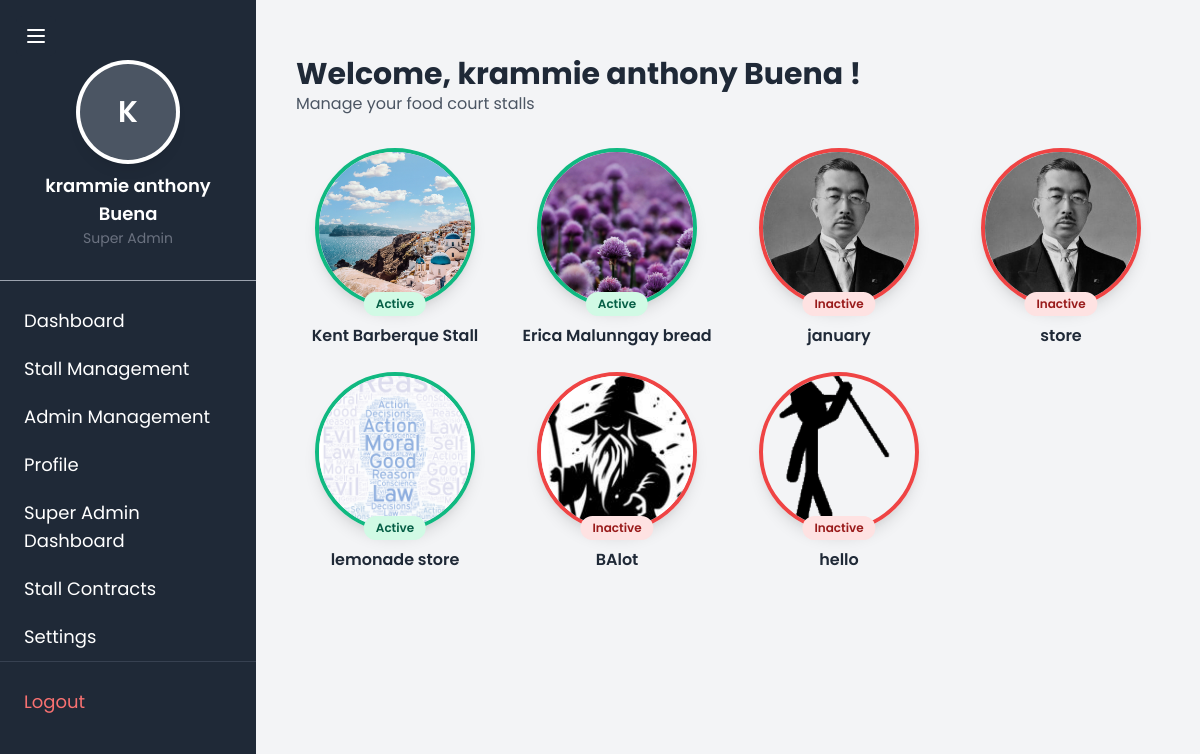
/super_admin (signed in), run on the app's committed database.
### TriadApp/models.py (models this page shows, shortened)
class CustomUser(AbstractUser):
    middle_name = models.CharField(max_length=50, blank=True, null=True)
    gender = models.CharField(max_length=10, blank=True, null=True)
    birthdate = models.DateField(null=True, blank=True)
    phone = models.CharField(max_length=15, blank=True, null=True)
    address = models.TextField(blank=True, null=True)
    profile_image = models.ImageField(upload_to='profile_images/', blank=True, null=True)
    groups = models.ManyToManyField(
        'auth.Group',
        related_name='custom_user_set',
        blank=True,
        help_text='The groups this user belongs to. A user will get all permissions granted to each of their groups.',
        verbose_name='groups',
    )
    user_permissions = models.ManyToManyField(
        'auth.Permission',
        related_name='custom_user_set',
        blank=True,
        help_text='Specific permissions for this user.',
        verbose_name='user permissions',
    )
    class Meta:
        db_table = 'custom_user'

class Stall(models.Model):
    store_id = models.UUIDField(default=uuid.uuid4, editable=False, unique=True)
    name = models.CharField(max_length=255)
    logo = models.ImageField(upload_to='stall_logos/')
    contact_number = models.CharField(max_length=15)
    is_active = models.BooleanField(default=True)  # Add is_active field with default value True

### TriadApp/views.py (the view)
# urls.py: path('super_admin', views.super_admin, name='super_admin'),
@superuser_required
def super_admin(request):
    try:
        super_admin = CustomUser.objects.get(id=request.user.id)
        stalls = Stall.objects.all()
        stall_data = []
        for stall in stalls:
            stall_info = {
                'id': str(stall.store_id),
                'name': stall.name,
                'logo_url': stall.logo.url if stall.logo else None,
                'contact_number': stall.contact_number,
                'is_active': stall.is_active
            }
            stall_data.append(stall_info)
        context = {
            'super_admin': super_admin,
            'stalls': stall_data,
            'stalls_json': json.dumps(stall_data)
        }
        return render(request, 'TriadApp/superadmin/super_admin.html', context)
    except Exception as e:
        print(f"Error in super_admin view: {str(e)}")
        return render(request, 'TriadApp/superadmin/super_admin.html', {
            'super_admin': super_admin,
            'stalls': [],
            'stalls_json': '[]'
        })

### TriadApp/templates/TriadApp/superadmin/super_admin.html (shortened to what this page needs)
<!DOCTYPE html>
<html lang="en">
<head>
    <link href="https://cdn.jsdelivr.net/npm/tailwindcss@2.2.16/dist/tailwind.min.css" rel="stylesheet">
</head>
<body class="bg-gray-100">
    <div class="flex">
        <button id="sidebarToggle" class="fixed top-4 left-4 z-50 p-2 bg-gray-800 text-white rounded-md hover:bg-gray-700">
            <svg class="w-6 h-6" fill="none" stroke="currentColor" viewBox="0 0 24 24">
                <path stroke-linecap="round" stroke-linejoin="round" stroke-width="2" d="M4 6h16M4 12h16M4 18h16" />
            </svg>
        </button>
        <div id="sidebar" class="w-64 h-screen bg-gray-800 text-white fixed sidebar">
            <div class="p-4 border-b border-gray-400 mt-10">
                <div class="flex flex-col items-center space-y-3 mb-4 mt-2">
                    {% if super_admin.profile_image %}
                        <div class="w-24 h-24 rounded-full overflow-hidden ring-4 ring-white shadow-lg">
                            <img id="profile"
                                 src="{{ super_admin.profile_image.url }}"
                                 alt="Profile Picture"
                                 class="w-full h-full object-cover">
                        </div>
                    {% else %}
                        <div id="profileFallback"
                             class="w-24 h-24 rounded-full bg-gray-600 flex items-center justify-center ring-4 ring-white shadow-lg">
                            <span class="text-3xl text-white font-semibold">
                                {{ super_admin.first_name|first|upper }}
                            </span>
                        </div>
                    {% endif %}
                    <div class="text-center">
                        <h2 class="text-lg font-semibold text-white-800">
                            {{ super_admin.first_name }} {{ super_admin.middle_name }} {{ super_admin.last_name }}
                        </h2>
                        <p class="text-sm text-gray-500">
                            Super Admin
                        </p>
                    </div>
                </div>
            </div>
            <nav class="mt-4">
                <ul>
                    <li>
                        <a href="{% url 'super_admin' %}" class="block py-2.5 px-6 text-lg hover:bg-gray-700">Dashboard</a>
                    </li>
                    <li>
                        <a href="{% url 'add_stall' %}" class="block py-2.5 px-6 text-lg hover:bg-gray-700">Stall Management</a>
                    </li>
                    <li>
                        <a href="{% url 'register_admin' %}" class="block py-2.5 px-6 text-lg hover:bg-gray-700">Admin Management</a>
                    </li>
                    <li>
                        <a href="{% url 'super_admin_profile' %}" class="block py-2.5 px-6 text-lg hover:bg-gray-700">Profile</a>
                    </li>
                    <li>
                        <a href="{% url 'admin:index' %}" class="block py-2.5 px-6 text-lg hover:bg-gray-700">Super Admin Dashboard</a>
                    </li>
                    <li>
                        <a href="{% url 'manage_contracts' %}" class="block py-2.5 px-6 text-lg hover:bg-gray-700">Stall Contracts</a>
                    </li>
                    <li>
                        <a href="#" class="block py-2.5 px-6 text-lg hover:bg-gray-700">Settings</a>
                    </li>
                    <li class="mt-auto border-t border-gray-700 pt-4">
                        <a href="{% url 'logout' %}"
                           class="block py-2.5 px-6 text-lg text-red-400 hover:bg-gray-700 hover:text-red-300">
                            <div class="flex items-center">
                                <span>Logout</span>
                            </div>
                        </a>
                    </li>
                </ul>
            </nav>
        </div>
        <div id="mainContent" class="flex-1 ml-64 p-6">
            {% block content %}
            <div class="container mx-auto px-4 py-8">
                <div class="mb-8">
                    <h1 class="text-3xl font-bold text-gray-800">Welcome, {{super_admin.first_name}} {{super_admin.middle_name}} {{super_admin.last_name}} !</h1>
                    <p class="text-gray-600">Manage your food court stalls</p>
                </div>
                <div class="grid grid-cols-2 md:grid-cols-3 lg:grid-cols-4 xl:grid-cols-5 gap-6">
                    {% for stall in stalls %}
                    <div class="cursor-pointer" onclick="showStallDetails('{{ stall.id }}')">
                        <div class="relative group">
                            <div class="w-40 h-40 mx-auto rounded-full overflow-hidden border-4
                                {% if stall.is_active %}border-green-500{% else %}border-red-500{% endif %}
                                transition-transform transform group-hover:scale-105 shadow-lg">
                                {% if stall.logo_url %}
                                    <img src="{{ stall.logo_url }}"
                                         alt="{{ stall.name }}"
                                         class="w-full h-full object-cover">
                                {% else %}
                                    <div class="w-full h-full bg-gray-200 flex items-center justify-center">
                                        <span class="text-gray-500 text-3xl">{{ stall.name|first }}</span>
                                    </div>
                                {% endif %}
                            </div>
                            <div class="absolute -bottom-2 left-1/2 transform -translate-x-1/2 px-3 py-1 rounded-full text-xs font-semibold
                                {% if stall.is_active %}
                                    bg-green-100 text-green-800
                                {% else %}
                                    bg-red-100 text-red-800
                                {% endif %}">
                                {{ stall.is_active|yesno:"Active,Inactive" }}
                            </div>
                        </div>
                        <h3 class="mt-4 text-center font-semibold text-gray-800">{{ stall.name }}</h3>
                    </div>
                    {% empty %}
                    <div class="col-span-full text-center py-8">
                        <p class="text-gray-500">No stalls available</p>
                    </div>
                    {% endfor %}
                </div>
            </div>
            {% endblock %}
</body>
</html>

### TriadApp/templates/TriadApp/superadmin/super_admin.html (style rules this page uses)
* { font-family: 'Poppins', sans-serif; }
.sidebar, .flex-1 { transition: all 0.3s ease-in-out; }

### data on the page
CustomUser: first_name|first "K", first_name "krammie", middle_name "anthony", last_name "Buena"
Stall: name "Kent Barberque Stall"
Stall: name "Erica Malunngay bread"
Stall: name "january"
Stall: name "store"
Stall: name "lemonade store"
Stall: name "BAlot"
Stall: name "hello"

### other printed values
{{ stall.is_active|yesno:"Active,Inactive" }} "Active" "Active" "Inactive" "Inactive" "Active" "Inactive" "Inactive"
